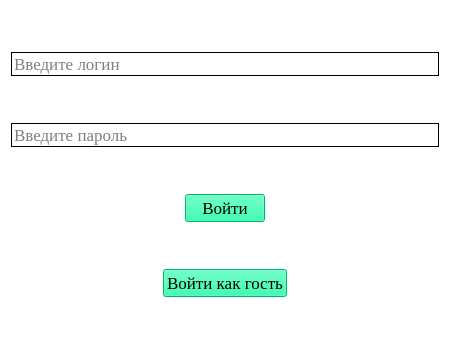
<?xml version="1.0" encoding="UTF-8"?>
<ui version="4.0">
 <class>AuthorizationWindow</class>
 <widget class="QWidget" name="AuthorizationWindow">
  <property name="geometry">
   <rect>
    <x>0</x>
    <y>0</y>
    <width>450</width>
    <height>350</height>
   </rect>
  </property>
  <property name="minimumSize">
   <size>
    <width>450</width>
    <height>350</height>
   </size>
  </property>
  <property name="font">
   <font>
    <family>Times New Roman</family>
    <pointsize>13</pointsize>
   </font>
  </property>
  <property name="mouseTracking">
   <bool>false</bool>
  </property>
  <property name="windowTitle">
   <string>Авторизация</string>
  </property>
  <property name="windowIcon">
   <iconset>
    <normaloff>:/newPrefix/Icon.png</normaloff>:/newPrefix/Icon.png</iconset>
  </property>
  <property name="autoFillBackground">
   <bool>false</bool>
  </property>
  <property name="styleSheet">
   <string notr="true">QWidget{
background-color: #FFFFFF;
font-family: &quot;Times New Roman&quot;;
font-size: 13pt;
color: black
}
QLineEdit{
border: 1px solid black;
}
QPushButton{
background-color: #00FA9A
}</string>
  </property>
  <layout class="QVBoxLayout" name="verticalLayout">
   <item>
    <widget class="QLineEdit" name="login_le">
     <property name="font">
      <font>
       <family>Times New Roman</family>
       <pointsize>13</pointsize>
      </font>
     </property>
     <property name="styleSheet">
      <string notr="true"/>
     </property>
     <property name="placeholderText">
      <string>Введите логин</string>
     </property>
    </widget>
   </item>
   <item>
    <widget class="QLineEdit" name="password_le">
     <property name="font">
      <font>
       <family>Times New Roman</family>
       <pointsize>13</pointsize>
      </font>
     </property>
     <property name="styleSheet">
      <string notr="true"/>
     </property>
     <property name="placeholderText">
      <string>Введите пароль</string>
     </property>
    </widget>
   </item>
   <item alignment="Qt::AlignHCenter">
    <widget class="QPushButton" name="auth_btn">
     <property name="sizePolicy">
      <sizepolicy hsizetype="Fixed" vsizetype="Fixed">
       <horstretch>0</horstretch>
       <verstretch>0</verstretch>
      </sizepolicy>
     </property>
     <property name="font">
      <font>
       <family>Times New Roman</family>
       <pointsize>13</pointsize>
      </font>
     </property>
     <property name="styleSheet">
      <string notr="true"/>
     </property>
     <property name="text">
      <string>Войти</string>
     </property>
    </widget>
   </item>
   <item alignment="Qt::AlignHCenter">
    <widget class="QPushButton" name="guest_btn">
     <property name="font">
      <font>
       <family>Times New Roman</family>
       <pointsize>13</pointsize>
      </font>
     </property>
     <property name="styleSheet">
      <string notr="true"/>
     </property>
     <property name="text">
      <string>Войти как гость</string>
     </property>
    </widget>
   </item>
  </layout>
 </widget>
 <resources/>
 <connections/>
</ui>
